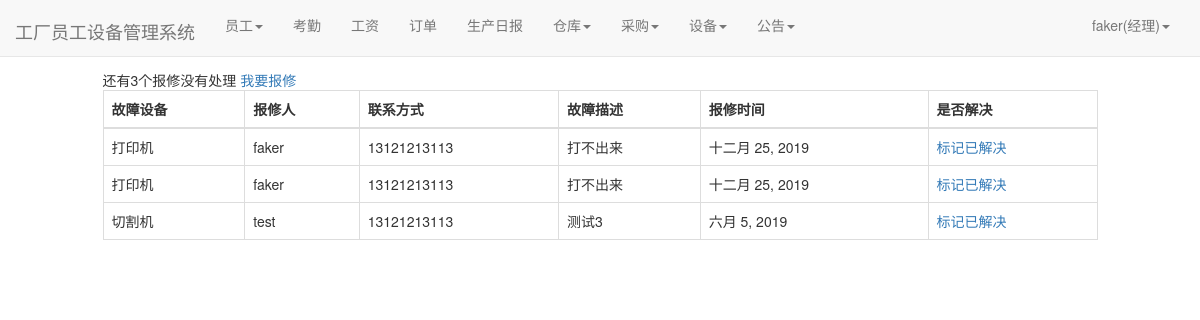
/facility/dai_repair/ (signed in), run on the app's committed database.
### user/models.py (models this page shows)
class Profile(models.Model):
    user = models.OneToOneField(User, on_delete=models.CASCADE)
    staff_gender = models.CharField(max_length=10, choices=(('male', '男'), ('female', '女')), default='male',
                                    verbose_name='性别')
    staff_age = models.PositiveIntegerField(verbose_name="年龄")
    staff_home = models.CharField(max_length=100, verbose_name="籍贯")
    staff_nationality = models.CharField(max_length=20, verbose_name="民族")  # 民族
    staff_tel = models.BigIntegerField(verbose_name="电话")
    start_time = models.DateField(auto_now_add=True, verbose_name="入职时间")  # 入职时间
    id_card = models.CharField(max_length=20,verbose_name="身份证")  # 身份证号
    staff_type = models.CharField(max_length=100,verbose_name="职位", null=True)  # 职位
    salary_pre_hour = models.IntegerField(verbose_name="时薪")  # 时薪
    class Meta:
        ordering = ['-start_time']

### facility/models.py (models this page shows)
class Repair(models.Model):#维修
    facility_id = models.ForeignKey(Facility, on_delete=models.CASCADE, verbose_name="故障设备")
    baoxiu_staff_name = models.ForeignKey(User, on_delete=models.DO_NOTHING, verbose_name="报修人", related_name='aaa', null=True, blank=True)
    baoxiu_staff_tel = models.CharField(max_length=11, null=True, blank=True,verbose_name="联系方式")
    baoxiu_time = models.DateField(auto_now=True, verbose_name="报修时间", null=True, blank=True)
    baoxiu_complementary = models.CharField(max_length=200, verbose_name="报修描述", null=True, blank=True)
    repair_staff_name = models.ForeignKey(User, on_delete=models.DO_NOTHING, verbose_name="维修人", related_name='bbb', null=True, blank=True)
    repair_time = models.DateField(auto_now=True, verbose_name="维修时间", null=True, blank=True)
    class Meta:
        ordering = ['-baoxiu_time']

class Facility(models.Model):#设备
    version = models.CharField(max_length=100, verbose_name="型号")
    facility_name = models.CharField(max_length=100, verbose_name="名称")
    price = models.BigIntegerField(verbose_name="价格")
    buyer = models.ForeignKey(User, on_delete=models.DO_NOTHING, verbose_name="购买人")
    buy_time = models.DateField(auto_now_add=True, verbose_name="购买时间")
    def __str__(self):
        return self.facility_name

### facility/views.py (the view)
# urls.py: path('dai_repair/', views.dai_repair, name='dai_repair'),
def dai_repair(request):
    repairs = Repair.objects.filter(repair_staff_name=None)
    context = {}
    context['count'] = repairs.count()
    context['repairs'] = repairs
    return render(request, 'dai_repair.html', context)

### user/models.py (called while the page is built)
def get_staff_type(self):
    if Profile.objects.filter(user=self).exists():
        profile = Profile.objects.get(user=self)
        return profile.staff_type
    else:
        return ''

### facility/templates/dai_repair.html (shortened to what this page needs)
{% extends 'base.html' %}
{% if user.is_authenticated %}
                        {% block nav_facility_active %}active{% endblock %}
{% endif %}
{% block content %}
    <div class="containter">
        <div class="row">
            <div class="col-xs-10 col-xs-offset-1">
                {% if user.is_authenticated %}
                <div>
                    <span>还有{{count}}个报修没有处理</span>
                    <a href="{%url 'baoxiu' user.pk%}">我要报修</a></div>
                <table class="table table-bordered table-hover">
                  <thead>
                    <tr>
                      <th scope="col">故障设备</th>
                         <th scope="col">报修人</th>
                      <th scope="col">联系方式</th>
                        <th scope="col">故障描述</th>
                      <th scope="col">报修时间</th>
                        <th scope="col">是否解决</th>
                    </tr>
                  </thead>
                  <tbody>
                  {%for repair in repairs%}
                    <tr>
                      <td>{{repair.facility_id}}</td>
                        <td>{{repair.baoxiu_staff_name}}</td>
                      <td>{{repair.baoxiu_staff_tel}}</td>
                        <td>{{repair.baoxiu_complementary}}</td>
                      <td>{{repair.baoxiu_time}}</td>
                        <td><a href="{% url 'mark_done' repair.pk user.pk%}">标记已解决</a></td>
                    </tr>
                  {% endfor %}
                  </tbody>
                </table>
                {% else %}
                    <span>未登录，跳转到首页...</span>
                    <script type="text/javascript">
                        window.location.href = '/';
                    </script>
                {% endif %}
            </div>
        </div>
    </div>
{% endblock %}

### templates/base.html (shortened to what this page needs)
{% load staticfiles %}
<!doctype html>
<html lang="en">
<head>
    <link rel="stylesheet" href="{% static 'base.css' %}">
    <link rel="stylesheet" href="{% static 'home.css' %}">
    <link rel="stylesheet" href="{% static 'bootstrap-3.37/css/bootstrap.min.css' %}">
</head>
<body>
<div class="navbar navbar-default navbar-fixed-top" role="navigation">
    <div class="container-fluid">
        <div class="navbar-header">
        </div>
    </div>
</div>
<nav class="navbar navbar-default navbar-fixed-top">
    <div class="container-fluid">
        <div class="navbar-header">
            <a class="navbar-brand" href="{% url 'home' %}">工厂员工设备管理系统</a>
        </div>
        {% if user.is_authenticated %}
        <div class="collapse navbar-collapse" id="bs-example-navbar-collapse-1">
            <ul class="nav navbar-nav">
                {% if user.get_staff_type == '经理' %}
                <li class="{% block nav_staff_active %}{% endblock %}">
                <li class="dropdown">
                    <a href="#" class="dropdown-toggle" data-toggle="dropdown" role="button" aria-haspopup="true"
                       aria-expanded="false">员工<span class="caret"></span></a>
                </li>
                </li>
                <li class="{% block nav_attendence_active %}{% endblock %}"><a href="{% url 'attendence_lists'%}">考勤</a>
                </li>
                <li class="{% block nav_salary_active %}{% endblock %}"><a href="{% url 'salary_lists'%}">工资</a></li>
                <li class="{% block nav_order_active %}{% endblock %}"><a href="{% url 'order_list' %}">订单</a></li>
                <li class="{% block nav_producediary_active %}{% endblock %}"><a
                        href="{% url 'product_diary' %}">生产日报</a></li>
                <li class="{% block nav_warehousediary_active %}{% endblock %}">
                <li class="dropdown">
                    <a href="#" class="dropdown-toggle" data-toggle="dropdown" role="button" aria-haspopup="true"
                       aria-expanded="false">仓库<span class="caret"></span></a>
                </li>
                </li>
                <li class="{% block nav_purchase_active %}{% endblock %}">
                <li class="dropdown">
                    <a href="#" class="dropdown-toggle" data-toggle="dropdown" role="button" aria-haspopup="true"
                       aria-expanded="false">采购<span class="caret"></span></a>
                </li>
                </li>
                <li class="{% block nav_facility_active %}{% endblock %}">
                <li class="dropdown">
                    <a href="#" class="dropdown-toggle" data-toggle="dropdown" role="button" aria-haspopup="true"
                       aria-expanded="false">设备<span class="caret"></span></a>
                </li>
                </li>
                <li class="{% block nav_notice_active %}{% endblock %}">
                <li class="dropdown">
                    <a href="#" class="dropdown-toggle" data-toggle="dropdown" role="button" aria-haspopup="true"
                       aria-expanded="false">公告<span class="caret"></span></a>
                </li>
                </li>
                {%endif%}
            </ul>
            <ul class="nav navbar-nav navbar-right">
                <li class="dropdown">
                    <a href="#" class="dropdown-toggle" data-toggle="dropdown" role="button" aria-haspopup="true"
                       aria-expanded="false">
                        {{user.username}}({{user.get_staff_type}})<span class="caret"></span></a>
                </li>
            </ul>
        </div>
        {% else %}
        <ul class="nav navbar-nav navbar-right">
            <li><a href="{% url 'login' %}?from={{ request.get_full_path }}">登录</a></li>
        </ul>
        {% endif %}
    </div>
</nav>
{% block content%} {% endblock %}
</body>
</html>

### static/home.css (style rules this page uses)
* { margin: 0; padding: 0; }
body { margin-top: 70px!important; }
ul { list-style-type: none!important; }
ul.navbar-right { margin-right: 0; }
div.navbar-header { font-size: 200%; padding-top: 0.2em; }

### data on the page
Repair: facility_id "打印机", baoxiu_staff_name "faker", baoxiu_staff_tel "13121213113", baoxiu_complementary "打不出来", baoxiu_time "十二月 25, 2019"
Repair: facility_id "打印机", baoxiu_staff_name "faker", baoxiu_staff_tel "13121213113", baoxiu_complementary "打不出来", baoxiu_time "十二月 25, 2019"
Repair: facility_id "切割机", baoxiu_staff_name "test", baoxiu_staff_tel "13121213113", baoxiu_complementary "测试3", baoxiu_time "六月 5, 2019"

### other printed values
{{ user.username }} "faker"
{{ user.get_staff_type }} "经理"
{{ count }} "3"
